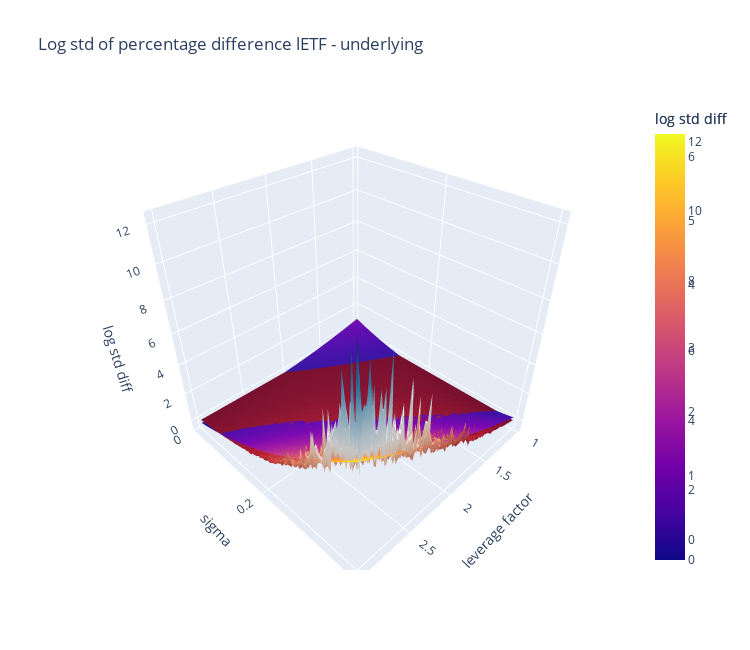

Notebook code cell kept with this figure:
### Code cell
plot_pred_lev_sigma_std(df)
